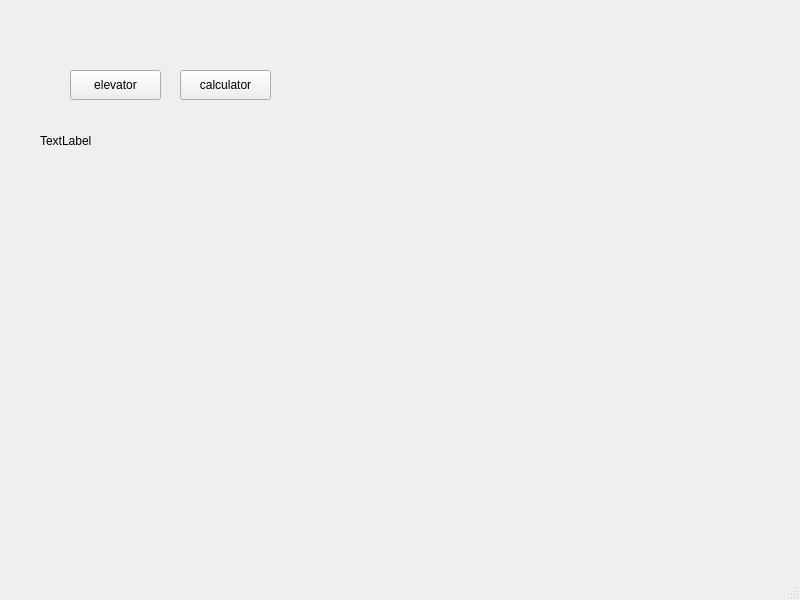
<?xml version="1.0" encoding="UTF-8"?>
<ui version="4.0">
 <class>MainWindow</class>
 <widget class="QMainWindow" name="MainWindow">
  <property name="geometry">
   <rect>
    <x>0</x>
    <y>0</y>
    <width>800</width>
    <height>600</height>
   </rect>
  </property>
  <property name="windowTitle">
   <string>MainWindow</string>
  </property>
  <widget class="QWidget" name="centralwidget">
   <widget class="QPushButton" name="elevatorButton">
    <property name="geometry">
     <rect>
      <x>70</x>
      <y>70</y>
      <width>91</width>
      <height>30</height>
     </rect>
    </property>
    <property name="text">
     <string>elevator</string>
    </property>
   </widget>
   <widget class="QLabel" name="label">
    <property name="geometry">
     <rect>
      <x>40</x>
      <y>130</y>
      <width>251</width>
      <height>22</height>
     </rect>
    </property>
    <property name="text">
     <string>TextLabel</string>
    </property>
   </widget>
   <widget class="QPushButton" name="buttonCalculator">
    <property name="geometry">
     <rect>
      <x>180</x>
      <y>70</y>
      <width>91</width>
      <height>30</height>
     </rect>
    </property>
    <property name="text">
     <string>calculator</string>
    </property>
   </widget>
  </widget>
  <widget class="QMenuBar" name="menubar">
   <property name="geometry">
    <rect>
     <x>0</x>
     <y>0</y>
     <width>800</width>
     <height>27</height>
    </rect>
   </property>
  </widget>
  <widget class="QStatusBar" name="statusbar"/>
 </widget>
 <resources/>
 <connections/>
</ui>
